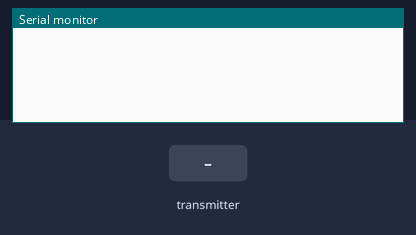
This sketch was run on a simulated ESP8266 (NodeMCU). Shown: the last lines printed to the serial monitor. The inputs (shaded band) are chosen by the test bench.

Above: at 3.2 s.
3.3 s: the transmitter starts sending a = 0
At 3.66 s:
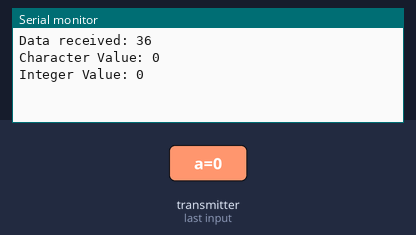
4.8 s: the transmitter starts sending b = 256
At 5.16 s:
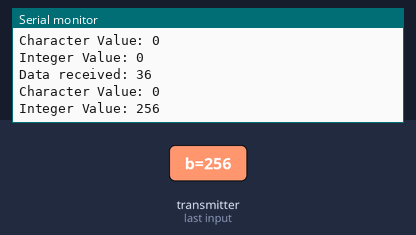
6.3 s: the transmitter starts sending a = 1
7.8 s: the transmitter starts sending b = 512
At 8.16 s:
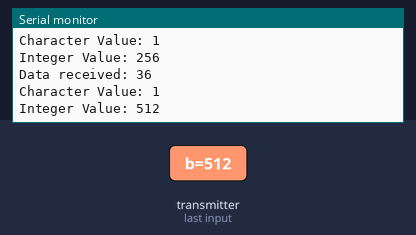
Timing chart, 0 to 10.3 s (numbered marks = the images above; inputs shaded):
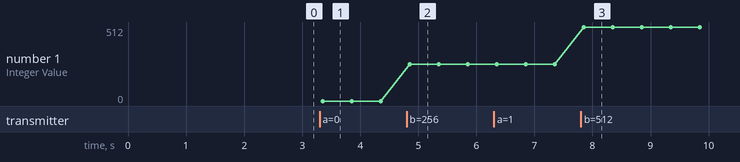

The sketch:

esp_reciver.ino
```cpp
/*
  ESP-NOW Demo - Receive
  esp-now-demo-rcv.ino
  Reads data from Initiator

  DroneBot Workshop 2022
  https://dronebotworkshop.com
*/

// Include Libraries
#include <espnow.h>
#include <ESP8266WiFi.h>
#include <SoftwareSerial.h>

// Define a data structure
typedef struct struct_message {
  char a[32];
  int b;
} struct_message;

// Create a structured object
struct_message myData;


// Callback function executed when data is received
void OnDataRecv( uint8_t * mac, uint8_t *incomingData, uint8_t len) {
  memcpy(&myData, incomingData, sizeof(myData));
  Serial.print("Data received: ");
  Serial.println(len);
  Serial.print("Character Value: ");
  Serial.println(myData.a);
  Serial.print("Integer Value: ");
  Serial.println(myData.b);
}

void setup() {
  // Set up Serial Monitor
  Serial.begin(115200);
  Serial1.begin(115200);
  delay(2000);

  // Set ESP32 as a Wi-Fi Station
  WiFi.mode(WIFI_STA);

  // Initilize ESP-NOW
  if (esp_now_init() != ERR_OK) {
    Serial.println("Error initializing ESP-NOW");
    return;
  }

  // Register callback function
  esp_now_register_recv_cb(OnDataRecv);

}

void loop() {
 Serial1.println(myData.a);
  Serial1.println(myData.b);
}
```

Measured:
- after the input at 3.3 s, the serial monitor: prints a new line after 0.05 s (image 1)
- after the input at 4.8 s, the serial monitor: prints a new line after 0.05 s (image 2)
- after the input at 7.8 s, the serial monitor: prints a new line after 0.05 s (image 3)
- plotted number 1: 0 → 256 after the input at 4.8 s, 256 → 512 after the input at 7.8 s
